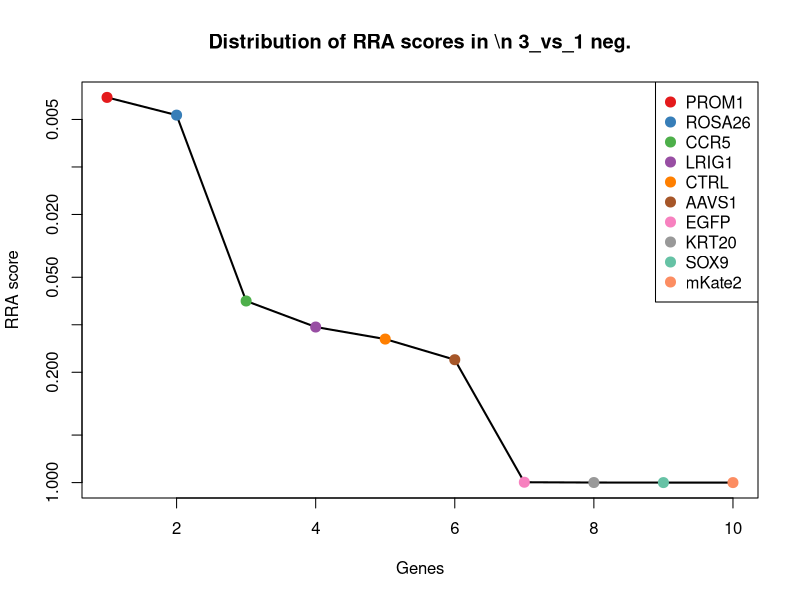
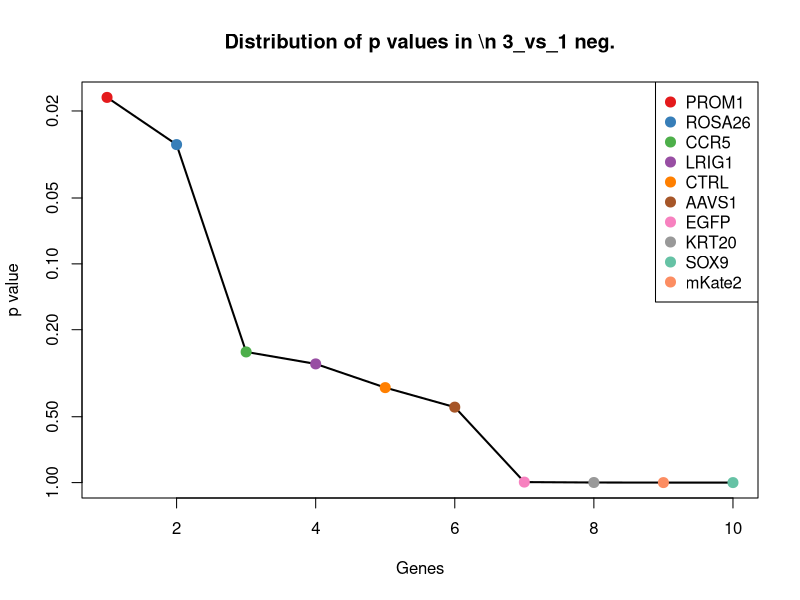
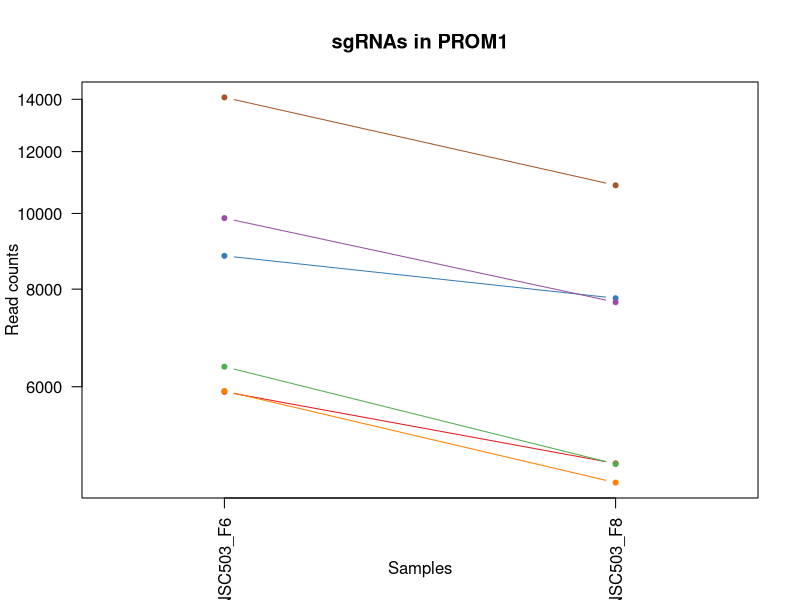
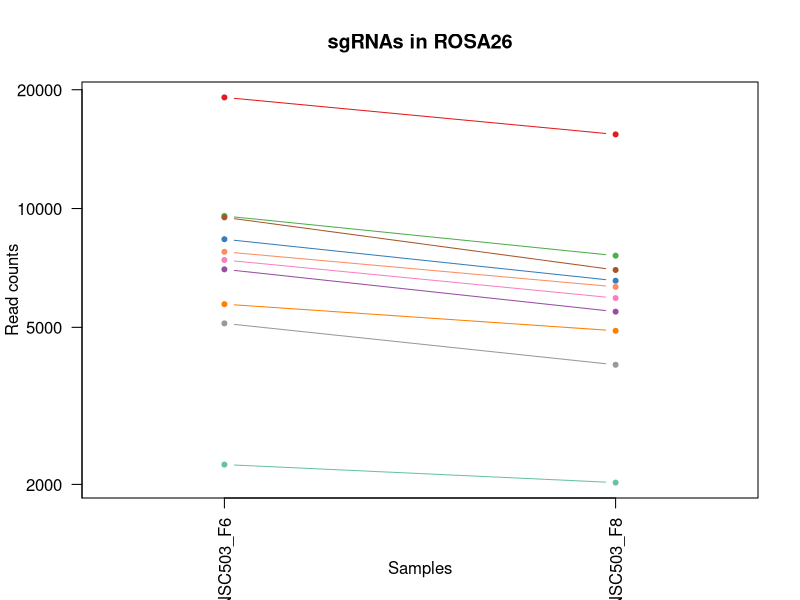
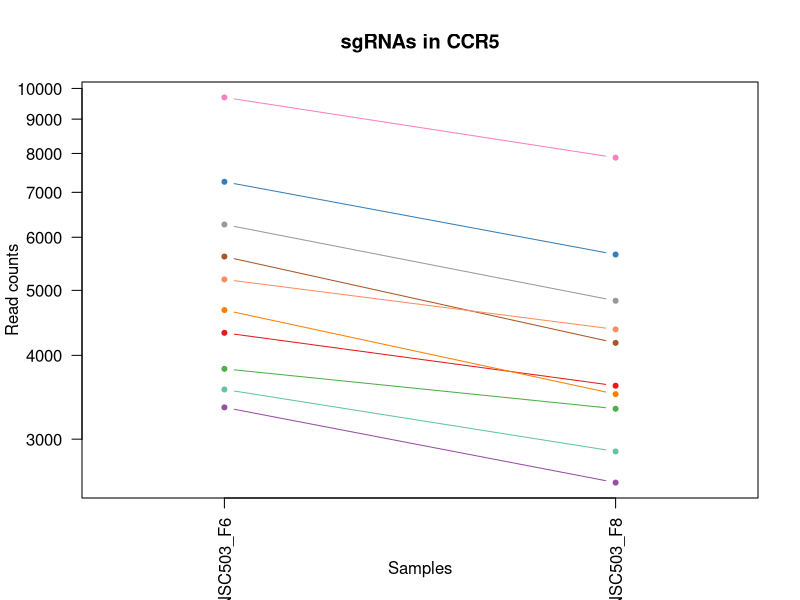
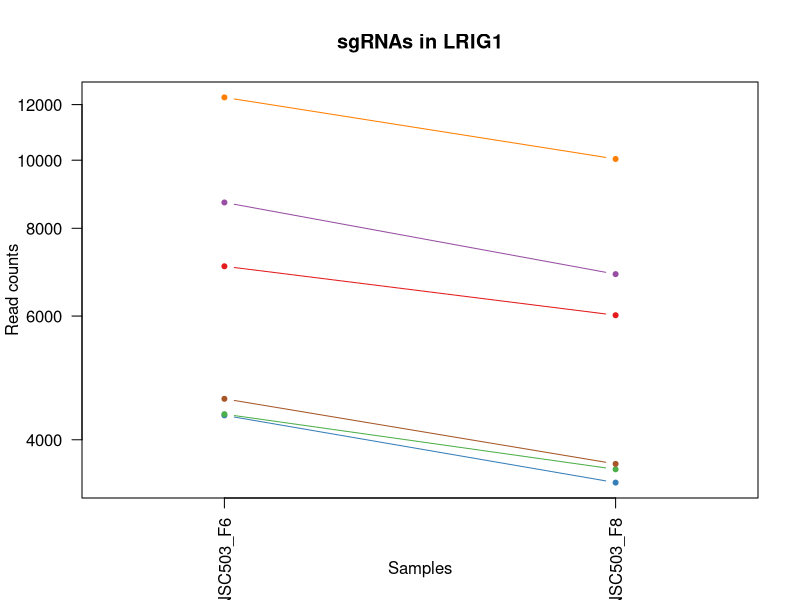
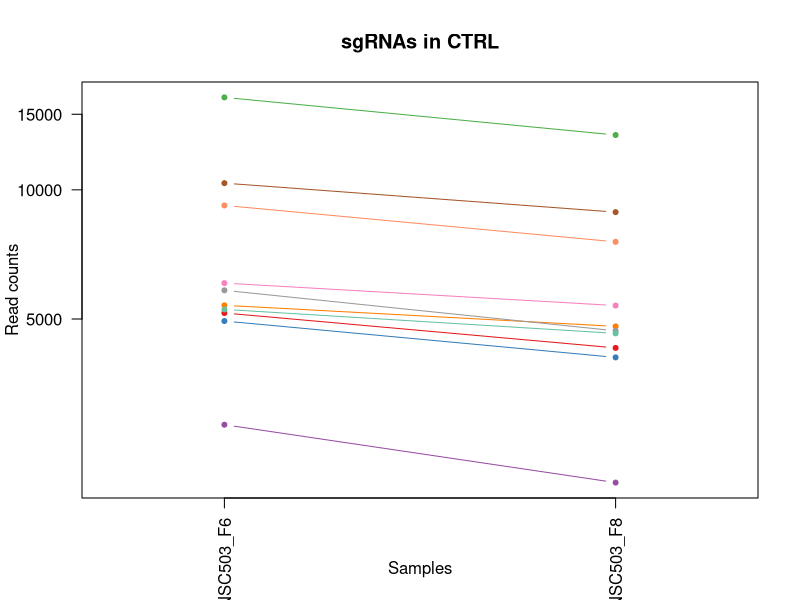
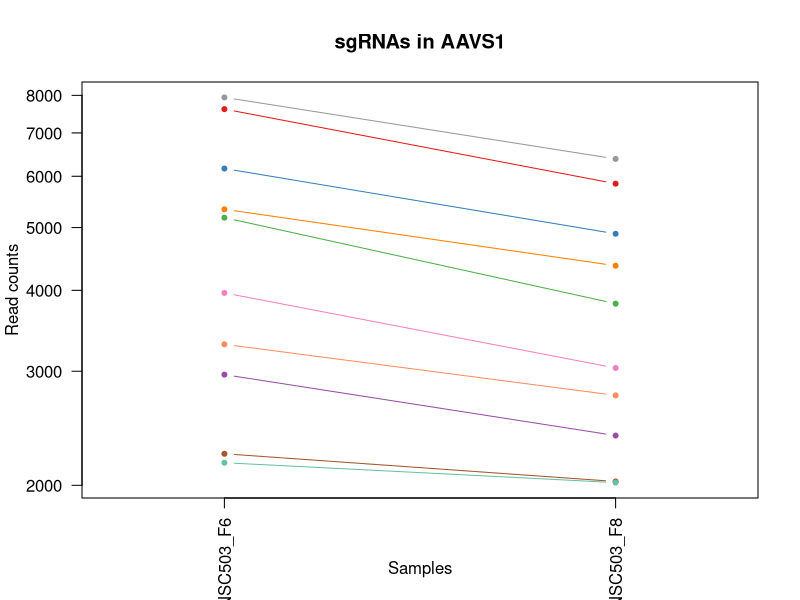

Write R code to recreate these figures, in order. (Note: this script raises an error after producing the figures.)
pdf(file='S3B_c1_t3.pdf',width=4.5,height=4.5);
gstable=read.table('S3B_c1_t3.gene_summary.txt',header=T)
# 
#
# parameters
# Do not modify the variables beginning with "__"

# gstablename='__GENE_SUMMARY_FILE__'
startindex=3
# outputfile='__OUTPUT_FILE__'
targetgenelist=c("PROM1","ROSA26","CCR5","LRIG1","CTRL","AAVS1","EGFP","KRT20","SOX9","mKate2")
# samplelabel=sub('.\\w+.\\w+$','',colnames(gstable)[startindex]);
samplelabel='3_vs_1 neg.'


# You need to write some codes in front of this code:
# gstable=read.table(gstablename,header=T)
# pdf(file=outputfile,width=6,height=6)


# set up color using RColorBrewer
#library(RColorBrewer)
#colors <- brewer.pal(length(targetgenelist), "Set1")

colors=c( "#E41A1C", "#377EB8", "#4DAF4A", "#984EA3", "#FF7F00",  "#A65628", "#F781BF",
          "#999999", "#66C2A5", "#FC8D62", "#8DA0CB", "#E78AC3", "#A6D854", "#FFD92F", "#E5C494", "#B3B3B3", 
          "#8DD3C7", "#FFFFB3", "#BEBADA", "#FB8072", "#80B1D3", "#FDB462", "#B3DE69", "#FCCDE5",
          "#D9D9D9", "#BC80BD", "#CCEBC5", "#FFED6F")

######
# function definition

plotrankedvalues<-function(val, tglist, ...){
  
  plot(val,log='y',ylim=c(max(val),min(val)),type='l',lwd=2, ...)
  if(length(tglist)>0){
    for(i in 1:length(tglist)){
      targetgene=tglist[i];
      tx=which(names(val)==targetgene);ty=val[targetgene];
      points(tx,ty,col=colors[(i %% length(colors)) ],cex=2,pch=20)
      # text(tx+50,ty,targetgene,col=colors[i])
    }
    legend('topright',tglist,pch=20,pt.cex = 2,cex=1,col=colors)
  }
}



plotrandvalues<-function(val,targetgenelist, ...){
  # choose the one with the best distance distribution
  
  mindiffvalue=0;
  randval=val;
  for(i in 1:20){
    randval0=sample(val)
    vindex=sort(which(names(randval0) %in% targetgenelist))
    if(max(vindex)>0.9*length(val)){
      # print('pass...')
      next;
    }
    mindiffind=min(diff(vindex));
    if (mindiffind > mindiffvalue){
      mindiffvalue=mindiffind;
      randval=randval0;
      # print(paste('Diff: ',mindiffvalue))
    }
  }
  plot(randval,log='y',ylim=c(max(randval),min(randval)),pch=20,col='grey', ...)
  
  if(length(targetgenelist)>0){
    for(i in 1:length(targetgenelist)){
      targetgene=targetgenelist[i];
      tx=which(names(randval)==targetgene);ty=randval[targetgene];
      points(tx,ty,col=colors[(i %% length(colors)) ],cex=2,pch=20)
      text(tx+50,ty,targetgene,col=colors[i])
    }
  }
  
}




# set.seed(1235)



pvec=gstable[,startindex]
names(pvec)=gstable[,'id']
pvec=sort(pvec);

plotrankedvalues(pvec,targetgenelist,xlab='Genes',ylab='RRA score',main=paste('Distribution of RRA scores in \\n',samplelabel))

# plotrandvalues(pvec,targetgenelist,xlab='Genes',ylab='RRA score',main=paste('Distribution of RRA scores in \\n',samplelabel))


pvec=gstable[,startindex+1]
names(pvec)=gstable[,'id']
pvec=sort(pvec);

plotrankedvalues(pvec,targetgenelist,xlab='Genes',ylab='p value',main=paste('Distribution of p values in \\n',samplelabel))

# plotrandvalues(pvec,targetgenelist,xlab='Genes',ylab='p value',main=paste('Distribution of p values in \\n',samplelabel))



# you need to write after this code:
# dev.off()






# parameters
# Do not modify the variables beginning with "__"
targetmat=list(c(5911.001315440642,4785.141110027071),c(8824.360321453218,7788.413082952665),c(6363.89713861304,4776.2760894444755),c(9862.161961099384,7696.807870265856),c(5925.217776257713,4522.145499410103),c(14077.34259336087,10864.575225112923))
targetgene="PROM1"
collabel=c("S22_MNSC503_F6","S24_MNSC503_F8")

# set up color using RColorBrewer
#library(RColorBrewer)
#colors <- brewer.pal(length(targetgenelist), "Set1")

colors=c( "#E41A1C", "#377EB8", "#4DAF4A", "#984EA3", "#FF7F00",  "#A65628", "#F781BF",
          "#999999", "#66C2A5", "#FC8D62", "#8DA0CB", "#E78AC3", "#A6D854", "#FFD92F", "#E5C494", "#B3B3B3", 
          "#8DD3C7", "#FFFFB3", "#BEBADA", "#FB8072", "#80B1D3", "#FDB462", "#B3DE69", "#FCCDE5",
          "#D9D9D9", "#BC80BD", "#CCEBC5", "#FFED6F")


## code

targetmatvec=unlist(targetmat)+1
yrange=range(targetmatvec[targetmatvec>0]);
# yrange[1]=1; # set the minimum value to 1
for(i in 1:length(targetmat)){
  vali=targetmat[[i]]+1;
  if(i==1){
    plot(1:length(vali),vali,type='b',las=1,pch=20,main=paste('sgRNAs in',targetgene),ylab='Read counts',xlab='Samples',xlim=c(0.7,length(vali)+0.3),ylim = yrange,col=colors[(i %% length(colors))],xaxt='n',log='y')
    axis(1,at=1:length(vali),labels=(collabel),las=2)
    # lines(0:100,rep(1,101),col='black');
  }else{
    lines(1:length(vali),vali,type='b',pch=20,col=colors[(i %% length(colors))])
  }
}




# parameters
# Do not modify the variables beginning with "__"
targetmat=list(c(19121.139798960194,15409.37577712299),c(8359.278960437618,6562.085235693771),c(9574.786360297168,7594.367632422543),c(7011.761567276694,5477.597717756389),c(5723.140940357921,4899.401375313842),c(9497.611287290212,6986.621221371348),c(7404.745162720007,5929.713767468704),c(5115.894971171612,4017.8243284891764),c(2244.1698861233153,2020.23969054457),c(7767.264913555312,6329.624695972407))
targetgene="ROSA26"
collabel=c("S22_MNSC503_F6","S24_MNSC503_F8")

# set up color using RColorBrewer
#library(RColorBrewer)
#colors <- brewer.pal(length(targetgenelist), "Set1")

colors=c( "#E41A1C", "#377EB8", "#4DAF4A", "#984EA3", "#FF7F00",  "#A65628", "#F781BF",
          "#999999", "#66C2A5", "#FC8D62", "#8DA0CB", "#E78AC3", "#A6D854", "#FFD92F", "#E5C494", "#B3B3B3", 
          "#8DD3C7", "#FFFFB3", "#BEBADA", "#FB8072", "#80B1D3", "#FDB462", "#B3DE69", "#FCCDE5",
          "#D9D9D9", "#BC80BD", "#CCEBC5", "#FFED6F")


## code

targetmatvec=unlist(targetmat)+1
yrange=range(targetmatvec[targetmatvec>0]);
# yrange[1]=1; # set the minimum value to 1
for(i in 1:length(targetmat)){
  vali=targetmat[[i]]+1;
  if(i==1){
    plot(1:length(vali),vali,type='b',las=1,pch=20,main=paste('sgRNAs in',targetgene),ylab='Read counts',xlab='Samples',xlim=c(0.7,length(vali)+0.3),ylim = yrange,col=colors[(i %% length(colors))],xaxt='n',log='y')
    axis(1,at=1:length(vali),labels=(collabel),las=2)
    # lines(0:100,rep(1,101),col='black');
  }else{
    lines(1:length(vali),vali,type='b',pch=20,col=colors[(i %% length(colors))])
  }
}




# parameters
# Do not modify the variables beginning with "__"
targetmat=list(c(4320.788626902582,3603.1383656811495),c(7257.503247114631,5653.913127121322),c(3818.1351908704373,3329.3077299076776),c(3344.930137959367,2583.6609986827925),c(4672.138301381618,3500.698127837836),c(5614.486561256023,4174.439692115011),c(9695.62627724227,7883.958304787293),c(6267.428297354345,4823.556199218313),c(3557.161588728495,2875.221675621453),c(5191.039121204701,4372.425151792953))
targetgene="CCR5"
collabel=c("S22_MNSC503_F6","S24_MNSC503_F8")

# set up color using RColorBrewer
#library(RColorBrewer)
#colors <- brewer.pal(length(targetgenelist), "Set1")

colors=c( "#E41A1C", "#377EB8", "#4DAF4A", "#984EA3", "#FF7F00",  "#A65628", "#F781BF",
          "#999999", "#66C2A5", "#FC8D62", "#8DA0CB", "#E78AC3", "#A6D854", "#FFD92F", "#E5C494", "#B3B3B3", 
          "#8DD3C7", "#FFFFB3", "#BEBADA", "#FB8072", "#80B1D3", "#FDB462", "#B3DE69", "#FCCDE5",
          "#D9D9D9", "#BC80BD", "#CCEBC5", "#FFED6F")


## code

targetmatvec=unlist(targetmat)+1
yrange=range(targetmatvec[targetmatvec>0]);
# yrange[1]=1; # set the minimum value to 1
for(i in 1:length(targetmat)){
  vali=targetmat[[i]]+1;
  if(i==1){
    plot(1:length(vali),vali,type='b',las=1,pch=20,main=paste('sgRNAs in',targetgene),ylab='Read counts',xlab='Samples',xlim=c(0.7,length(vali)+0.3),ylim = yrange,col=colors[(i %% length(colors))],xaxt='n',log='y')
    axis(1,at=1:length(vali),labels=(collabel),las=2)
    # lines(0:100,rep(1,101),col='black');
  }else{
    lines(1:length(vali),vali,type='b',pch=20,col=colors[(i %% length(colors))])
  }
}




# parameters
# Do not modify the variables beginning with "__"
targetmat=list(c(7062.534641623375,6015.4089664337835),c(4331.958703258852,3475.088068377008),c(4349.221548536724,3629.7334274289324),c(8705.551327481984,6883.1959812410805),c(12285.053068923018,10040.128310931645),c(4573.638537149056,3694.743578367958))
targetgene="LRIG1"
collabel=c("S22_MNSC503_F6","S24_MNSC503_F8")

# set up color using RColorBrewer
#library(RColorBrewer)
#colors <- brewer.pal(length(targetgenelist), "Set1")

colors=c( "#E41A1C", "#377EB8", "#4DAF4A", "#984EA3", "#FF7F00",  "#A65628", "#F781BF",
          "#999999", "#66C2A5", "#FC8D62", "#8DA0CB", "#E78AC3", "#A6D854", "#FFD92F", "#E5C494", "#B3B3B3", 
          "#8DD3C7", "#FFFFB3", "#BEBADA", "#FB8072", "#80B1D3", "#FDB462", "#B3DE69", "#FCCDE5",
          "#D9D9D9", "#BC80BD", "#CCEBC5", "#FFED6F")


## code

targetmatvec=unlist(targetmat)+1
yrange=range(targetmatvec[targetmatvec>0]);
# yrange[1]=1; # set the minimum value to 1
for(i in 1:length(targetmat)){
  vali=targetmat[[i]]+1;
  if(i==1){
    plot(1:length(vali),vali,type='b',las=1,pch=20,main=paste('sgRNAs in',targetgene),ylab='Read counts',xlab='Samples',xlim=c(0.7,length(vali)+0.3),ylim = yrange,col=colors[(i %% length(colors))],xaxt='n',log='y')
    axis(1,at=1:length(vali),labels=(collabel),las=2)
    # lines(0:100,rep(1,101),col='black');
  }else{
    lines(1:length(vali),vali,type='b',pch=20,col=colors[(i %% length(colors))])
  }
}




# parameters
# Do not modify the variables beginning with "__"
targetmat=list(c(5162.6061995705595,4280.819939106144),c(4944.281979879829,4068.059445123878),c(16421.02770520368,13419.671157474024),c(2834.1530100317527,2077.369823187956),c(5379.914957774356,4804.841155766169),c(10364.81539713153,8870.930596316137),c(6061.289615506819,5373.187475339166),c(5830.779857972886,4691.565892766352),c(5263.136886776988,4627.540744114281),c(9195.003764183992,7563.83256152694))
targetgene="CTRL"
collabel=c("S22_MNSC503_F6","S24_MNSC503_F8")

# set up color using RColorBrewer
#library(RColorBrewer)
#colors <- brewer.pal(length(targetgenelist), "Set1")

colors=c( "#E41A1C", "#377EB8", "#4DAF4A", "#984EA3", "#FF7F00",  "#A65628", "#F781BF",
          "#999999", "#66C2A5", "#FC8D62", "#8DA0CB", "#E78AC3", "#A6D854", "#FFD92F", "#E5C494", "#B3B3B3", 
          "#8DD3C7", "#FFFFB3", "#BEBADA", "#FB8072", "#80B1D3", "#FDB462", "#B3DE69", "#FCCDE5",
          "#D9D9D9", "#BC80BD", "#CCEBC5", "#FFED6F")


## code

targetmatvec=unlist(targetmat)+1
yrange=range(targetmatvec[targetmatvec>0]);
# yrange[1]=1; # set the minimum value to 1
for(i in 1:length(targetmat)){
  vali=targetmat[[i]]+1;
  if(i==1){
    plot(1:length(vali),vali,type='b',las=1,pch=20,main=paste('sgRNAs in',targetgene),ylab='Read counts',xlab='Samples',xlim=c(0.7,length(vali)+0.3),ylim = yrange,col=colors[(i %% length(colors))],xaxt='n',log='y')
    axis(1,at=1:length(vali),labels=(collabel),las=2)
    # lines(0:100,rep(1,101),col='black');
  }else{
    lines(1:length(vali),vali,type='b',pch=20,col=colors[(i %% length(colors))])
  }
}




# parameters
# Do not modify the variables beginning with "__"
targetmat=list(c(7616.976613489135,5843.03356621667),c(6165.882148660982,4889.551352444293),c(5177.8381218745635,3813.9288550895053),c(2963.116618872323,2385.6755390048506),c(5334.219190862343,4364.545133497313),c(2236.0461942278466,2026.1497042662995),c(3962.3307220150123,3033.807043821197),c(7940.908827820963,6380.844814894063),c(2165.979351629426,2018.2696859706602),c(3300.2498325342876,2752.096389752086))
targetgene="AAVS1"
collabel=c("S22_MNSC503_F6","S24_MNSC503_F8")

# set up color using RColorBrewer
#library(RColorBrewer)
#colors <- brewer.pal(length(targetgenelist), "Set1")

colors=c( "#E41A1C", "#377EB8", "#4DAF4A", "#984EA3", "#FF7F00",  "#A65628", "#F781BF",
          "#999999", "#66C2A5", "#FC8D62", "#8DA0CB", "#E78AC3", "#A6D854", "#FFD92F", "#E5C494", "#B3B3B3", 
          "#8DD3C7", "#FFFFB3", "#BEBADA", "#FB8072", "#80B1D3", "#FDB462", "#B3DE69", "#FCCDE5",
          "#D9D9D9", "#BC80BD", "#CCEBC5", "#FFED6F")


## code

targetmatvec=unlist(targetmat)+1
yrange=range(targetmatvec[targetmatvec>0]);
# yrange[1]=1; # set the minimum value to 1
for(i in 1:length(targetmat)){
  vali=targetmat[[i]]+1;
  if(i==1){
    plot(1:length(vali),vali,type='b',las=1,pch=20,main=paste('sgRNAs in',targetgene),ylab='Read counts',xlab='Samples',xlim=c(0.7,length(vali)+0.3),ylim = yrange,col=colors[(i %% length(colors))],xaxt='n',log='y')
    axis(1,at=1:length(vali),labels=(collabel),las=2)
    # lines(0:100,rep(1,101),col='black');
  }else{
    lines(1:length(vali),vali,type='b',pch=20,col=colors[(i %% length(colors))])
  }
}




# parameters
# Do not modify the variables beginning with "__"
targetmat=list(c(10544.552080318783,9825.397812375468),c(13017.200801002164,12298.738554919308),c(7041.209950397769,7405.247193327195),c(6923.416417913469,6113.909195129277),c(12032.203158676546,10725.689902652279),c(11852.466475489293,11238.8760941558))
targetgene="EGFP"
collabel=c("S22_MNSC503_F6","S24_MNSC503_F8")

# set up color using RColorBrewer
#library(RColorBrewer)
#colors <- brewer.pal(length(targetgenelist), "Set1")

colors=c( "#E41A1C", "#377EB8", "#4DAF4A", "#984EA3", "#FF7F00",  "#A65628", "#F781BF",
          "#999999", "#66C2A5", "#FC8D62", "#8DA0CB", "#E78AC3", "#A6D854", "#FFD92F", "#E5C494", "#B3B3B3", 
          "#8DD3C7", "#FFFFB3", "#BEBADA", "#FB8072", "#80B1D3", "#FDB462", "#B3DE69", "#FCCDE5",
          "#D9D9D9", "#BC80BD", "#CCEBC5", "#FFED6F")


## code

targetmatvec=unlist(targetmat)+1
yrange=range(targetmatvec[targetmatvec>0]);
# yrange[1]=1; # set the minimum value to 1
for(i in 1:length(targetmat)){
  vali=targetmat[[i]]+1;
  if(i==1){
    plot(1:length(vali),vali,type='b',las=1,pch=20,main=paste('sgRNAs in',targetgene),ylab='Read counts',xlab='Samples',xlim=c(0.7,length(vali)+0.3),ylim = yrange,col=colors[(i %% length(colors))],xaxt='n',log='y')
    axis(1,at=1:length(vali),labels=(collabel),las=2)
    # lines(0:100,rep(1,101),col='black');
  }else{
    lines(1:length(vali),vali,type='b',pch=20,col=colors[(i %% length(colors))])
  }
}




# parameters
# Do not modify the variables beginning with "__"
targetmat=list(c(7511.368618848039,7889.868318509023),c(10874.577063572211,11403.371476077273),c(9043.700002630881,8410.934528308184),c(4320.788626902582,4039.494378802185),c(13414.246242393212,13291.620860169882),c(6184.160455425788,6174.979336920483))
targetgene="KRT20"
collabel=c("S22_MNSC503_F6","S24_MNSC503_F8")

# set up color using RColorBrewer
#library(RColorBrewer)
#colors <- brewer.pal(length(targetgenelist), "Set1")

colors=c( "#E41A1C", "#377EB8", "#4DAF4A", "#984EA3", "#FF7F00",  "#A65628", "#F781BF",
          "#999999", "#66C2A5", "#FC8D62", "#8DA0CB", "#E78AC3", "#A6D854", "#FFD92F", "#E5C494", "#B3B3B3", 
          "#8DD3C7", "#FFFFB3", "#BEBADA", "#FB8072", "#80B1D3", "#FDB462", "#B3DE69", "#FCCDE5",
          "#D9D9D9", "#BC80BD", "#CCEBC5", "#FFED6F")


## code

targetmatvec=unlist(targetmat)+1
yrange=range(targetmatvec[targetmatvec>0]);
# yrange[1]=1; # set the minimum value to 1
for(i in 1:length(targetmat)){
  vali=targetmat[[i]]+1;
  if(i==1){
    plot(1:length(vali),vali,type='b',las=1,pch=20,main=paste('sgRNAs in',targetgene),ylab='Read counts',xlab='Samples',xlim=c(0.7,length(vali)+0.3),ylim = yrange,col=colors[(i %% length(colors))],xaxt='n',log='y')
    axis(1,at=1:length(vali),labels=(collabel),las=2)
    # lines(0:100,rep(1,101),col='black');
  }else{
    lines(1:length(vali),vali,type='b',pch=20,col=colors[(i %% length(colors))])
  }
}




# parameters
# Do not modify the variables beginning with "__"
targetmat=list(c(5849.058164737691,8215.904075491106),c(3651.5995070133226,7714.537911431044),c(2903.2043911432393,5456.912669730335),c(2173.0875820379615,4946.68148508768),c(4209.087863339883,9186.131328141717),c(7071.673795005778,10737.509930095737))
targetgene="SOX9"
collabel=c("S22_MNSC503_F6","S24_MNSC503_F8")

# set up color using RColorBrewer
#library(RColorBrewer)
#colors <- brewer.pal(length(targetgenelist), "Set1")

colors=c( "#E41A1C", "#377EB8", "#4DAF4A", "#984EA3", "#FF7F00",  "#A65628", "#F781BF",
          "#999999", "#66C2A5", "#FC8D62", "#8DA0CB", "#E78AC3", "#A6D854", "#FFD92F", "#E5C494", "#B3B3B3", 
          "#8DD3C7", "#FFFFB3", "#BEBADA", "#FB8072", "#80B1D3", "#FDB462", "#B3DE69", "#FCCDE5",
          "#D9D9D9", "#BC80BD", "#CCEBC5", "#FFED6F")


## code

targetmatvec=unlist(targetmat)+1
yrange=range(targetmatvec[targetmatvec>0]);
# yrange[1]=1; # set the minimum value to 1
for(i in 1:length(targetmat)){
  vali=targetmat[[i]]+1;
  if(i==1){
    plot(1:length(vali),vali,type='b',las=1,pch=20,main=paste('sgRNAs in',targetgene),ylab='Read counts',xlab='Samples',xlim=c(0.7,length(vali)+0.3),ylim = yrange,col=colors[(i %% length(colors))],xaxt='n',log='y')
    axis(1,at=1:length(vali),labels=(collabel),las=2)
    # lines(0:100,rep(1,101),col='black');
  }else{
    lines(1:length(vali),vali,type='b',pch=20,col=colors[(i %% length(colors))])
  }
}




# parameters
# Do not modify the variables beginning with "__"
targetmat=list(c(2208.6287340806384,10290.318891818197),c(2649.3390194098324,12256.383456580246),c(2418.829261875899,10930.570378338905),c(3422.105210966323,7155.056612440642),c(2539.669178821001,9361.461735219695),c(3763.3002705760214,17216.854973685295))
targetgene="mKate2"
collabel=c("S22_MNSC503_F6","S24_MNSC503_F8")

# set up color using RColorBrewer
#library(RColorBrewer)
#colors <- brewer.pal(length(targetgenelist), "Set1")

colors=c( "#E41A1C", "#377EB8", "#4DAF4A", "#984EA3", "#FF7F00",  "#A65628", "#F781BF",
          "#999999", "#66C2A5", "#FC8D62", "#8DA0CB", "#E78AC3", "#A6D854", "#FFD92F", "#E5C494", "#B3B3B3", 
          "#8DD3C7", "#FFFFB3", "#BEBADA", "#FB8072", "#80B1D3", "#FDB462", "#B3DE69", "#FCCDE5",
          "#D9D9D9", "#BC80BD", "#CCEBC5", "#FFED6F")


## code

targetmatvec=unlist(targetmat)+1
yrange=range(targetmatvec[targetmatvec>0]);
# yrange[1]=1; # set the minimum value to 1
for(i in 1:length(targetmat)){
  vali=targetmat[[i]]+1;
  if(i==1){
    plot(1:length(vali),vali,type='b',las=1,pch=20,main=paste('sgRNAs in',targetgene),ylab='Read counts',xlab='Samples',xlim=c(0.7,length(vali)+0.3),ylim = yrange,col=colors[(i %% length(colors))],xaxt='n',log='y')
    axis(1,at=1:length(vali),labels=(collabel),las=2)
    # lines(0:100,rep(1,101),col='black');
  }else{
    lines(1:length(vali),vali,type='b',pch=20,col=colors[(i %% length(colors))])
  }
}



# 
#
# parameters
# Do not modify the variables beginning with "__"

# gstablename='__GENE_SUMMARY_FILE__'
startindex=9
# outputfile='__OUTPUT_FILE__'
targetgenelist=c("mKate2","SOX9","KRT20","EGFP","AAVS1","PROM1","ROSA26","LRIG1","CTRL","CCR5")
# samplelabel=sub('.\\w+.\\w+$','',colnames(gstable)[startindex]);
samplelabel='3_vs_1 pos.'


# You need to write some codes in front of this code:
# gstable=read.table(gstablename,header=T)
# pdf(file=outputfile,width=6,height=6)


# set up color using RColorBrewer
#library(RColorBrewer)
#colors <- brewer.pal(length(targetgenelist), "Set1")

colors=c( "#E41A1C", "#377EB8", "#4DAF4A", "#984EA3", "#FF7F00",  "#A65628", "#F781BF",
          "#999999", "#66C2A5", "#FC8D62", "#8DA0CB", "#E78AC3", "#A6D854", "#FFD92F", "#E5C494", "#B3B3B3", 
          "#8DD3C7", "#FFFFB3", "#BEBADA", "#FB8072", "#80B1D3", "#FDB462", "#B3DE69", "#FCCDE5",
          "#D9D9D9", "#BC80BD", "#CCEBC5", "#FFED6F")

######
# function definition

plotrankedvalues<-function(val, tglist, ...){
  
  plot(val,log='y',ylim=c(max(val),min(val)),type='l',lwd=2, ...)
  if(length(tglist)>0){
    for(i in 1:length(tglist)){
      targetgene=tglist[i];
      tx=which(names(val)==targetgene);ty=val[targetgene];
      points(tx,ty,col=colors[(i %% length(colors)) ],cex=2,pch=20)
      # text(tx+50,ty,targetgene,col=colors[i])
    }
    legend('topright',tglist,pch=20,pt.cex = 2,cex=1,col=colors)
  }
}



plotrandvalues<-function(val,targetgenelist, ...){
  # choose the one with the best distance distribution
  
  mindiffvalue=0;
  randval=val;
  for(i in 1:20){
    randval0=sample(val)
    vindex=sort(which(names(randval0) %in% targetgenelist))
    if(max(vindex)>0.9*length(val)){
      # print('pass...')
      next;
    }
    mindiffind=min(diff(vindex));
    if (mindiffind > mindiffvalue){
      mindiffvalue=mindiffind;
      randval=randval0;
      # print(paste('Diff: ',mindiffvalue))
    }
  }
  plot(randval,log='y',ylim=c(max(randval),min(randval)),pch=20,col='grey', ...)
  
  if(length(targetgenelist)>0){
    for(i in 1:length(targetgenelist)){
      targetgene=targetgenelist[i];
      tx=which(names(randval)==targetgene);ty=randval[targetgene];
      points(tx,ty,col=colors[(i %% length(colors)) ],cex=2,pch=20)
      text(tx+50,ty,targetgene,col=colors[i])
    }
  }
  
}




# set.seed(1235)



pvec=gstable[,startindex]
names(pvec)=gstable[,'id']
pvec=sort(pvec);

plotrankedvalues(pvec,targetgenelist,xlab='Genes',ylab='RRA score',main=paste('Distribution of RRA scores in \\n',samplelabel))

# plotrandvalues(pvec,targetgenelist,xlab='Genes',ylab='RRA score',main=paste('Distribution of RRA scores in \\n',samplelabel))


pvec=gstable[,startindex+1]
names(pvec)=gstable[,'id']
pvec=sort(pvec);

plotrankedvalues(pvec,targetgenelist,xlab='Genes',ylab='p value',main=paste('Distribution of p values in \\n',samplelabel))

# plotrandvalues(pvec,targetgenelist,xlab='Genes',ylab='p value',main=paste('Distribution of p values in \\n',samplelabel))



# you need to write after this code:
# dev.off()






# parameters
# Do not modify the variables beginning with "__"
targetmat=list(c(2208.6287340806384,10290.318891818197),c(2649.3390194098324,12256.383456580246),c(2418.829261875899,10930.570378338905),c(3422.105210966323,7155.056612440642),c(2539.669178821001,9361.461735219695),c(3763.3002705760214,17216.854973685295))
targetgene="mKate2"
collabel=c("S22_MNSC503_F6","S24_MNSC503_F8")

# set up color using RColorBrewer
#library(RColorBrewer)
#colors <- brewer.pal(length(targetgenelist), "Set1")

colors=c( "#E41A1C", "#377EB8", "#4DAF4A", "#984EA3", "#FF7F00",  "#A65628", "#F781BF",
          "#999999", "#66C2A5", "#FC8D62", "#8DA0CB", "#E78AC3", "#A6D854", "#FFD92F", "#E5C494", "#B3B3B3", 
          "#8DD3C7", "#FFFFB3", "#BEBADA", "#FB8072", "#80B1D3", "#FDB462", "#B3DE69", "#FCCDE5",
          "#D9D9D9", "#BC80BD", "#CCEBC5", "#FFED6F")


## code

targetmatvec=unlist(targetmat)+1
yrange=range(targetmatvec[targetmatvec>0]);
# yrange[1]=1; # set the minimum value to 1
for(i in 1:length(targetmat)){
  vali=targetmat[[i]]+1;
  if(i==1){
    plot(1:length(vali),vali,type='b',las=1,pch=20,main=paste('sgRNAs in',targetgene),ylab='Read counts',xlab='Samples',xlim=c(0.7,length(vali)+0.3),ylim = yrange,col=colors[(i %% length(colors))],xaxt='n',log='y')
    axis(1,at=1:length(vali),labels=(collabel),las=2)
    # lines(0:100,rep(1,101),col='black');
  }else{
    lines(1:length(vali),vali,type='b',pch=20,col=colors[(i %% length(colors))])
  }
}




# parameters
# Do not modify the variables beginning with "__"
targetmat=list(c(5849.058164737691,8215.904075491106),c(3651.5995070133226,7714.537911431044),c(2903.2043911432393,5456.912669730335),c(2173.0875820379615,4946.68148508768),c(4209.087863339883,9186.131328141717),c(7071.673795005778,10737.509930095737))
targetgene="SOX9"
collabel=c("S22_MNSC503_F6","S24_MNSC503_F8")

# set up color using RColorBrewer
#library(RColorBrewer)
#colors <- brewer.pal(length(targetgenelist), "Set1")

colors=c( "#E41A1C", "#377EB8", "#4DAF4A", "#984EA3", "#FF7F00",  "#A65628", "#F781BF",
          "#999999", "#66C2A5", "#FC8D62", "#8DA0CB", "#E78AC3", "#A6D854", "#FFD92F", "#E5C494", "#B3B3B3", 
          "#8DD3C7", "#FFFFB3", "#BEBADA", "#FB8072", "#80B1D3", "#FDB462", "#B3DE69", "#FCCDE5",
          "#D9D9D9", "#BC80BD", "#CCEBC5", "#FFED6F")


## code

targetmatvec=unlist(targetmat)+1
yrange=range(targetmatvec[targetmatvec>0]);
# yrange[1]=1; # set the minimum value to 1
for(i in 1:length(targetmat)){
  vali=targetmat[[i]]+1;
  if(i==1){
    plot(1:length(vali),vali,type='b',las=1,pch=20,main=paste('sgRNAs in',targetgene),ylab='Read counts',xlab='Samples',xlim=c(0.7,length(vali)+0.3),ylim = yrange,col=colors[(i %% length(colors))],xaxt='n',log='y')
    axis(1,at=1:length(vali),labels=(collabel),las=2)
    # lines(0:100,rep(1,101),col='black');
  }else{
    lines(1:length(vali),vali,type='b',pch=20,col=colors[(i %% length(colors))])
  }
}




# parameters
# Do not modify the variables beginning with "__"
targetmat=list(c(7511.368618848039,7889.868318509023),c(10874.577063572211,11403.371476077273),c(9043.700002630881,8410.934528308184),c(4320.788626902582,4039.494378802185),c(13414.246242393212,13291.620860169882),c(6184.160455425788,6174.979336920483))
targetgene="KRT20"
collabel=c("S22_MNSC503_F6","S24_MNSC503_F8")

# set up color using RColorBrewer
#library(RColorBrewer)
#colors <- brewer.pal(length(targetgenelist), "Set1")

colors=c( "#E41A1C", "#377EB8", "#4DAF4A", "#984EA3", "#FF7F00",  "#A65628", "#F781BF",
          "#999999", "#66C2A5", "#FC8D62", "#8DA0CB", "#E78AC3", "#A6D854", "#FFD92F", "#E5C494", "#B3B3B3", 
          "#8DD3C7", "#FFFFB3", "#BEBADA", "#FB8072", "#80B1D3", "#FDB462", "#B3DE69", "#FCCDE5",
          "#D9D9D9", "#BC80BD", "#CCEBC5", "#FFED6F")


## code

targetmatvec=unlist(targetmat)+1
yrange=range(targetmatvec[targetmatvec>0]);
# yrange[1]=1; # set the minimum value to 1
for(i in 1:length(targetmat)){
  vali=targetmat[[i]]+1;
  if(i==1){
    plot(1:length(vali),vali,type='b',las=1,pch=20,main=paste('sgRNAs in',targetgene),ylab='Read counts',xlab='Samples',xlim=c(0.7,length(vali)+0.3),ylim = yrange,col=colors[(i %% length(colors))],xaxt='n',log='y')
    axis(1,at=1:length(vali),labels=(collabel),las=2)
    # lines(0:100,rep(1,101),col='black');
  }else{
    lines(1:length(vali),vali,type='b',pch=20,col=colors[(i %% length(colors))])
  }
}




# parameters
# Do not modify the variables beginning with "__"
targetmat=list(c(10544.552080318783,9825.397812375468),c(13017.200801002164,12298.738554919308),c(7041.209950397769,7405.247193327195),c(6923.416417913469,6113.909195129277),c(12032.203158676546,10725.689902652279),c(11852.466475489293,11238.8760941558))
targetgene="EGFP"
collabel=c("S22_MNSC503_F6","S24_MNSC503_F8")

# set up color using RColorBrewer
#library(RColorBrewer)
#colors <- brewer.pal(length(targetgenelist), "Set1")

colors=c( "#E41A1C", "#377EB8", "#4DAF4A", "#984EA3", "#FF7F00",  "#A65628", "#F781BF",
          "#999999", "#66C2A5", "#FC8D62", "#8DA0CB", "#E78AC3", "#A6D854", "#FFD92F", "#E5C494", "#B3B3B3", 
          "#8DD3C7", "#FFFFB3", "#BEBADA", "#FB8072", "#80B1D3", "#FDB462", "#B3DE69", "#FCCDE5",
          "#D9D9D9", "#BC80BD", "#CCEBC5", "#FFED6F")


## code

targetmatvec=unlist(targetmat)+1
yrange=range(targetmatvec[targetmatvec>0]);
# yrange[1]=1; # set the minimum value to 1
for(i in 1:length(targetmat)){
  vali=targetmat[[i]]+1;
  if(i==1){
    plot(1:length(vali),vali,type='b',las=1,pch=20,main=paste('sgRNAs in',targetgene),ylab='Read counts',xlab='Samples',xlim=c(0.7,length(vali)+0.3),ylim = yrange,col=colors[(i %% length(colors))],xaxt='n',log='y')
    axis(1,at=1:length(vali),labels=(collabel),las=2)
    # lines(0:100,rep(1,101),col='black');
  }else{
    lines(1:length(vali),vali,type='b',pch=20,col=colors[(i %% length(colors))])
  }
}




# parameters
# Do not modify the variables beginning with "__"
targetmat=list(c(7616.976613489135,5843.03356621667),c(6165.882148660982,4889.551352444293),c(5177.8381218745635,3813.9288550895053),c(2963.116618872323,2385.6755390048506),c(5334.219190862343,4364.545133497313),c(2236.0461942278466,2026.1497042662995),c(3962.3307220150123,3033.807043821197),c(7940.908827820963,6380.844814894063),c(2165.979351629426,2018.2696859706602),c(3300.2498325342876,2752.096389752086))
targetgene="AAVS1"
collabel=c("S22_MNSC503_F6","S24_MNSC503_F8")

# set up color using RColorBrewer
#library(RColorBrewer)
#colors <- brewer.pal(length(targetgenelist), "Set1")

colors=c( "#E41A1C", "#377EB8", "#4DAF4A", "#984EA3", "#FF7F00",  "#A65628", "#F781BF",
          "#999999", "#66C2A5", "#FC8D62", "#8DA0CB", "#E78AC3", "#A6D854", "#FFD92F", "#E5C494", "#B3B3B3", 
          "#8DD3C7", "#FFFFB3", "#BEBADA", "#FB8072", "#80B1D3", "#FDB462", "#B3DE69", "#FCCDE5",
          "#D9D9D9", "#BC80BD", "#CCEBC5", "#FFED6F")


## code

targetmatvec=unlist(targetmat)+1
yrange=range(targetmatvec[targetmatvec>0]);
# yrange[1]=1; # set the minimum value to 1
for(i in 1:length(targetmat)){
  vali=targetmat[[i]]+1;
  if(i==1){
    plot(1:length(vali),vali,type='b',las=1,pch=20,main=paste('sgRNAs in',targetgene),ylab='Read counts',xlab='Samples',xlim=c(0.7,length(vali)+0.3),ylim = yrange,col=colors[(i %% length(colors))],xaxt='n',log='y')
    axis(1,at=1:length(vali),labels=(collabel),las=2)
    # lines(0:100,rep(1,101),col='black');
  }else{
    lines(1:length(vali),vali,type='b',pch=20,col=colors[(i %% length(colors))])
  }
}




# parameters
# Do not modify the variables beginning with "__"
targetmat=list(c(5911.001315440642,4785.141110027071),c(8824.360321453218,7788.413082952665),c(6363.89713861304,4776.2760894444755),c(9862.161961099384,7696.807870265856),c(5925.217776257713,4522.145499410103),c(14077.34259336087,10864.575225112923))
targetgene="PROM1"
collabel=c("S22_MNSC503_F6","S24_MNSC503_F8")

# set up color using RColorBrewer
#library(RColorBrewer)
#colors <- brewer.pal(length(targetgenelist), "Set1")

colors=c( "#E41A1C", "#377EB8", "#4DAF4A", "#984EA3", "#FF7F00",  "#A65628", "#F781BF",
          "#999999", "#66C2A5", "#FC8D62", "#8DA0CB", "#E78AC3", "#A6D854", "#FFD92F", "#E5C494", "#B3B3B3", 
          "#8DD3C7", "#FFFFB3", "#BEBADA", "#FB8072", "#80B1D3", "#FDB462", "#B3DE69", "#FCCDE5",
          "#D9D9D9", "#BC80BD", "#CCEBC5", "#FFED6F")


## code

targetmatvec=unlist(targetmat)+1
yrange=range(targetmatvec[targetmatvec>0]);
# yrange[1]=1; # set the minimum value to 1
for(i in 1:length(targetmat)){
  vali=targetmat[[i]]+1;
  if(i==1){
    plot(1:length(vali),vali,type='b',las=1,pch=20,main=paste('sgRNAs in',targetgene),ylab='Read counts',xlab='Samples',xlim=c(0.7,length(vali)+0.3),ylim = yrange,col=colors[(i %% length(colors))],xaxt='n',log='y')
    axis(1,at=1:length(vali),labels=(collabel),las=2)
    # lines(0:100,rep(1,101),col='black');
  }else{
    lines(1:length(vali),vali,type='b',pch=20,col=colors[(i %% length(colors))])
  }
}




# parameters
# Do not modify the variables beginning with "__"
targetmat=list(c(19121.139798960194,15409.37577712299),c(8359.278960437618,6562.085235693771),c(9574.786360297168,7594.367632422543),c(7011.761567276694,5477.597717756389),c(5723.140940357921,4899.401375313842),c(9497.611287290212,6986.621221371348),c(7404.745162720007,5929.713767468704),c(5115.894971171612,4017.8243284891764),c(2244.1698861233153,2020.23969054457),c(7767.264913555312,6329.624695972407))
targetgene="ROSA26"
collabel=c("S22_MNSC503_F6","S24_MNSC503_F8")

# set up color using RColorBrewer
#library(RColorBrewer)
#colors <- brewer.pal(length(targetgenelist), "Set1")

colors=c( "#E41A1C", "#377EB8", "#4DAF4A", "#984EA3", "#FF7F00",  "#A65628", "#F781BF",
          "#999999", "#66C2A5", "#FC8D62", "#8DA0CB", "#E78AC3", "#A6D854", "#FFD92F", "#E5C494", "#B3B3B3", 
          "#8DD3C7", "#FFFFB3", "#BEBADA", "#FB8072", "#80B1D3", "#FDB462", "#B3DE69", "#FCCDE5",
          "#D9D9D9", "#BC80BD", "#CCEBC5", "#FFED6F")


## code

targetmatvec=unlist(targetmat)+1
yrange=range(targetmatvec[targetmatvec>0]);
# yrange[1]=1; # set the minimum value to 1
for(i in 1:length(targetmat)){
  vali=targetmat[[i]]+1;
  if(i==1){
    plot(1:length(vali),vali,type='b',las=1,pch=20,main=paste('sgRNAs in',targetgene),ylab='Read counts',xlab='Samples',xlim=c(0.7,length(vali)+0.3),ylim = yrange,col=colors[(i %% length(colors))],xaxt='n',log='y')
    axis(1,at=1:length(vali),labels=(collabel),las=2)
    # lines(0:100,rep(1,101),col='black');
  }else{
    lines(1:length(vali),vali,type='b',pch=20,col=colors[(i %% length(colors))])
  }
}




# parameters
# Do not modify the variables beginning with "__"
targetmat=list(c(7062.534641623375,6015.4089664337835),c(4331.958703258852,3475.088068377008),c(4349.221548536724,3629.7334274289324),c(8705.551327481984,6883.1959812410805),c(12285.053068923018,10040.128310931645),c(4573.638537149056,3694.743578367958))
targetgene="LRIG1"
collabel=c("S22_MNSC503_F6","S24_MNSC503_F8")

# set up color using RColorBrewer
#library(RColorBrewer)
#colors <- brewer.pal(length(targetgenelist), "Set1")

colors=c( "#E41A1C", "#377EB8", "#4DAF4A", "#984EA3", "#FF7F00",  "#A65628", "#F781BF",
          "#999999", "#66C2A5", "#FC8D62", "#8DA0CB", "#E78AC3", "#A6D854", "#FFD92F", "#E5C494", "#B3B3B3", 
          "#8DD3C7", "#FFFFB3", "#BEBADA", "#FB8072", "#80B1D3", "#FDB462", "#B3DE69", "#FCCDE5",
          "#D9D9D9", "#BC80BD", "#CCEBC5", "#FFED6F")


## code

targetmatvec=unlist(targetmat)+1
yrange=range(targetmatvec[targetmatvec>0]);
# yrange[1]=1; # set the minimum value to 1
for(i in 1:length(targetmat)){
  vali=targetmat[[i]]+1;
  if(i==1){
    plot(1:length(vali),vali,type='b',las=1,pch=20,main=paste('sgRNAs in',targetgene),ylab='Read counts',xlab='Samples',xlim=c(0.7,length(vali)+0.3),ylim = yrange,col=colors[(i %% length(colors))],xaxt='n',log='y')
    axis(1,at=1:length(vali),labels=(collabel),las=2)
    # lines(0:100,rep(1,101),col='black');
  }else{
    lines(1:length(vali),vali,type='b',pch=20,col=colors[(i %% length(colors))])
  }
}




# parameters
# Do not modify the variables beginning with "__"
targetmat=list(c(5162.6061995705595,4280.819939106144),c(4944.281979879829,4068.059445123878),c(16421.02770520368,13419.671157474024),c(2834.1530100317527,2077.369823187956),c(5379.914957774356,4804.841155766169),c(10364.81539713153,8870.930596316137),c(6061.289615506819,5373.187475339166),c(5830.779857972886,4691.565892766352),c(5263.136886776988,4627.540744114281),c(9195.003764183992,7563.83256152694))
targetgene="CTRL"
collabel=c("S22_MNSC503_F6","S24_MNSC503_F8")

# set up color using RColorBrewer
#library(RColorBrewer)
#colors <- brewer.pal(length(targetgenelist), "Set1")

colors=c( "#E41A1C", "#377EB8", "#4DAF4A", "#984EA3", "#FF7F00",  "#A65628", "#F781BF",
          "#999999", "#66C2A5", "#FC8D62", "#8DA0CB", "#E78AC3", "#A6D854", "#FFD92F", "#E5C494", "#B3B3B3", 
          "#8DD3C7", "#FFFFB3", "#BEBADA", "#FB8072", "#80B1D3", "#FDB462", "#B3DE69", "#FCCDE5",
          "#D9D9D9", "#BC80BD", "#CCEBC5", "#FFED6F")


## code

targetmatvec=unlist(targetmat)+1
yrange=range(targetmatvec[targetmatvec>0]);
# yrange[1]=1; # set the minimum value to 1
for(i in 1:length(targetmat)){
  vali=targetmat[[i]]+1;
  if(i==1){
    plot(1:length(vali),vali,type='b',las=1,pch=20,main=paste('sgRNAs in',targetgene),ylab='Read counts',xlab='Samples',xlim=c(0.7,length(vali)+0.3),ylim = yrange,col=colors[(i %% length(colors))],xaxt='n',log='y')
    axis(1,at=1:length(vali),labels=(collabel),las=2)
    # lines(0:100,rep(1,101),col='black');
  }else{
    lines(1:length(vali),vali,type='b',pch=20,col=colors[(i %% length(colors))])
  }
}




# parameters
# Do not modify the variables beginning with "__"
targetmat=list(c(4320.788626902582,3603.1383656811495),c(7257.503247114631,5653.913127121322),c(3818.1351908704373,3329.3077299076776),c(3344.930137959367,2583.6609986827925),c(4672.138301381618,3500.698127837836),c(5614.486561256023,4174.439692115011),c(9695.62627724227,7883.958304787293),c(6267.428297354345,4823.556199218313),c(3557.161588728495,2875.221675621453),c(5191.039121204701,4372.425151792953))
targetgene="CCR5"
collabel=c("S22_MNSC503_F6","S24_MNSC503_F8")

# set up color using RColorBrewer
#library(RColorBrewer)
#colors <- brewer.pal(length(targetgenelist), "Set1")

colors=c( "#E41A1C", "#377EB8", "#4DAF4A", "#984EA3", "#FF7F00",  "#A65628", "#F781BF",
          "#999999", "#66C2A5", "#FC8D62", "#8DA0CB", "#E78AC3", "#A6D854", "#FFD92F", "#E5C494", "#B3B3B3", 
          "#8DD3C7", "#FFFFB3", "#BEBADA", "#FB8072", "#80B1D3", "#FDB462", "#B3DE69", "#FCCDE5",
          "#D9D9D9", "#BC80BD", "#CCEBC5", "#FFED6F")


## code

targetmatvec=unlist(targetmat)+1
yrange=range(targetmatvec[targetmatvec>0]);
# yrange[1]=1; # set the minimum value to 1
for(i in 1:length(targetmat)){
  vali=targetmat[[i]]+1;
  if(i==1){
    plot(1:length(vali),vali,type='b',las=1,pch=20,main=paste('sgRNAs in',targetgene),ylab='Read counts',xlab='Samples',xlim=c(0.7,length(vali)+0.3),ylim = yrange,col=colors[(i %% length(colors))],xaxt='n',log='y')
    axis(1,at=1:length(vali),labels=(collabel),las=2)
    # lines(0:100,rep(1,101),col='black');
  }else{
    lines(1:length(vali),vali,type='b',pch=20,col=colors[(i %% length(colors))])
  }
}



dev.off()
Sweave("S3B_c1_t3_summary.Rnw");
library(tools);

texi2dvi("S3B_c1_t3_summary.tex",pdf=TRUE);
